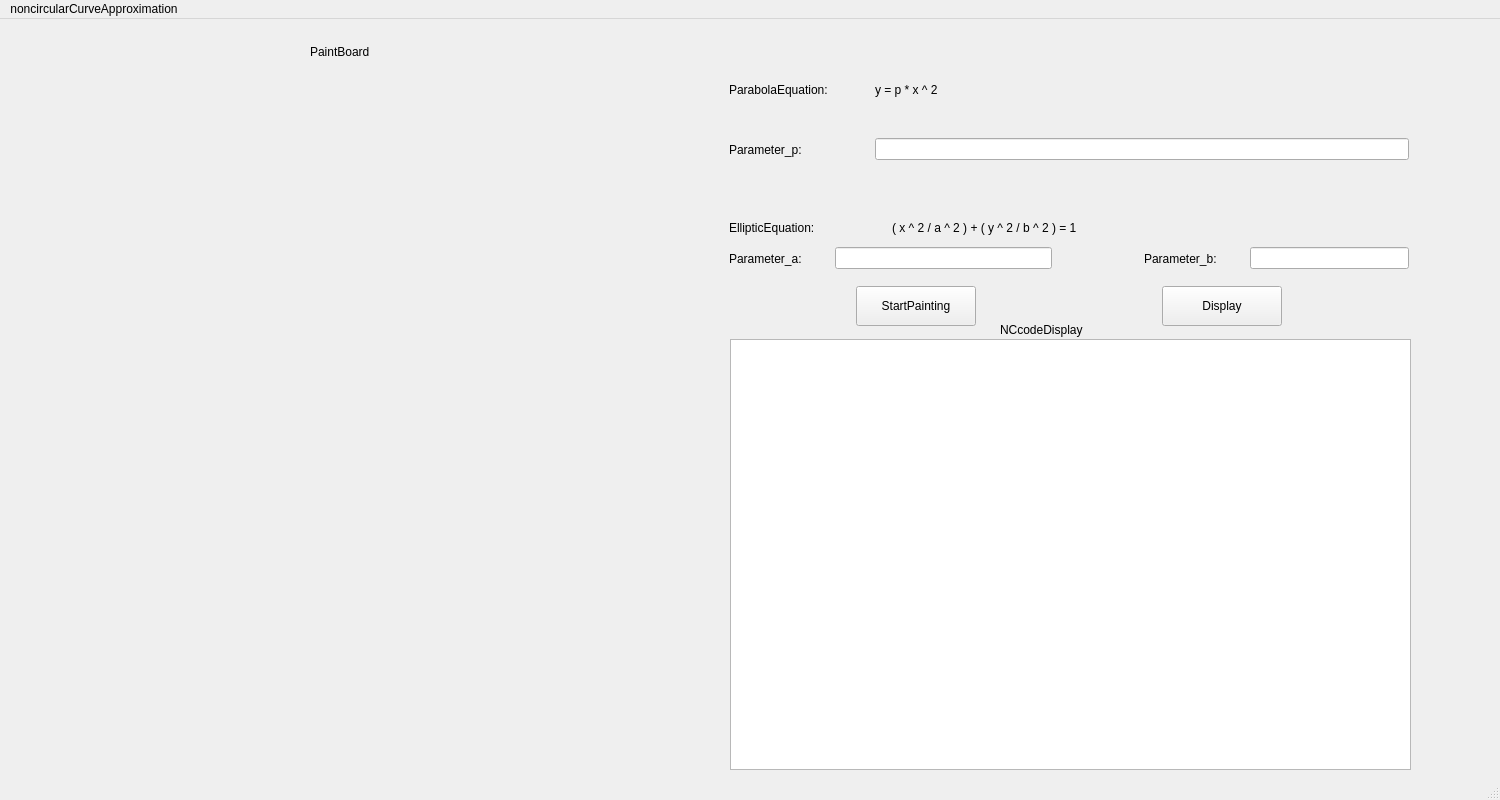
<?xml version="1.0" encoding="UTF-8"?>
<ui version="4.0">
 <class>MainWindow</class>
 <widget class="QMainWindow" name="MainWindow">
  <property name="geometry">
   <rect>
    <x>0</x>
    <y>0</y>
    <width>1500</width>
    <height>800</height>
   </rect>
  </property>
  <property name="minimumSize">
   <size>
    <width>1500</width>
    <height>800</height>
   </size>
  </property>
  <property name="maximumSize">
   <size>
    <width>1500</width>
    <height>800</height>
   </size>
  </property>
  <property name="windowTitle">
   <string>MainWindow</string>
  </property>
  <widget class="QWidget" name="centralwidget">
   <widget class="QLabel" name="label">
    <property name="geometry">
     <rect>
      <x>310</x>
      <y>20</y>
      <width>80</width>
      <height>25</height>
     </rect>
    </property>
    <property name="sizePolicy">
     <sizepolicy hsizetype="Fixed" vsizetype="Fixed">
      <horstretch>0</horstretch>
      <verstretch>0</verstretch>
     </sizepolicy>
    </property>
    <property name="text">
     <string>PaintBoard</string>
    </property>
   </widget>
   <widget class="QWidget" name="Board" native="true">
    <property name="geometry">
     <rect>
      <x>50</x>
      <y>50</y>
      <width>600</width>
      <height>600</height>
     </rect>
    </property>
    <property name="minimumSize">
     <size>
      <width>600</width>
      <height>600</height>
     </size>
    </property>
    <property name="maximumSize">
     <size>
      <width>600</width>
      <height>600</height>
     </size>
    </property>
   </widget>
   <widget class="QWidget" name="widget_4" native="true">
    <property name="geometry">
     <rect>
      <x>700</x>
      <y>20</y>
      <width>738</width>
      <height>287</height>
     </rect>
    </property>
    <layout class="QGridLayout" name="gridLayout_3">
     <item row="2" column="4">
      <spacer name="horizontalSpacer_7">
       <property name="orientation">
        <enum>Qt::Horizontal</enum>
       </property>
       <property name="sizeType">
        <enum>QSizePolicy::Fixed</enum>
       </property>
       <property name="sizeHint" stdset="0">
        <size>
         <width>150</width>
         <height>20</height>
        </size>
       </property>
      </spacer>
     </item>
     <item row="1" column="0" colspan="5">
      <widget class="QWidget" name="widget_3" native="true">
       <layout class="QGridLayout" name="gridLayout_2">
        <item row="2" column="4">
         <spacer name="horizontalSpacer_3">
          <property name="orientation">
           <enum>Qt::Horizontal</enum>
          </property>
          <property name="sizeType">
           <enum>QSizePolicy::Fixed</enum>
          </property>
          <property name="sizeHint" stdset="0">
           <size>
            <width>80</width>
            <height>20</height>
           </size>
          </property>
         </spacer>
        </item>
        <item row="0" column="0">
         <spacer name="horizontalSpacer_4">
          <property name="orientation">
           <enum>Qt::Horizontal</enum>
          </property>
          <property name="sizeType">
           <enum>QSizePolicy::Fixed</enum>
          </property>
          <property name="sizeHint" stdset="0">
           <size>
            <width>20</width>
            <height>20</height>
           </size>
          </property>
         </spacer>
        </item>
        <item row="2" column="2" colspan="2">
         <widget class="QLineEdit" name="lineEdit"/>
        </item>
        <item row="2" column="7">
         <spacer name="horizontalSpacer_5">
          <property name="orientation">
           <enum>Qt::Horizontal</enum>
          </property>
          <property name="sizeType">
           <enum>QSizePolicy::Fixed</enum>
          </property>
          <property name="sizeHint" stdset="0">
           <size>
            <width>20</width>
            <height>20</height>
           </size>
          </property>
         </spacer>
        </item>
        <item row="2" column="1">
         <widget class="QLabel" name="Parameter_a">
          <property name="sizePolicy">
           <sizepolicy hsizetype="Fixed" vsizetype="Fixed">
            <horstretch>0</horstretch>
            <verstretch>0</verstretch>
           </sizepolicy>
          </property>
          <property name="minimumSize">
           <size>
            <width>100</width>
            <height>25</height>
           </size>
          </property>
          <property name="maximumSize">
           <size>
            <width>100</width>
            <height>25</height>
           </size>
          </property>
          <property name="text">
           <string>Parameter_a:</string>
          </property>
         </widget>
        </item>
        <item row="2" column="6">
         <widget class="QLineEdit" name="Parameter_b"/>
        </item>
        <item row="2" column="5">
         <widget class="QLabel" name="label_5">
          <property name="sizePolicy">
           <sizepolicy hsizetype="Fixed" vsizetype="Fixed">
            <horstretch>0</horstretch>
            <verstretch>0</verstretch>
           </sizepolicy>
          </property>
          <property name="minimumSize">
           <size>
            <width>100</width>
            <height>25</height>
           </size>
          </property>
          <property name="maximumSize">
           <size>
            <width>100</width>
            <height>25</height>
           </size>
          </property>
          <property name="text">
           <string>Parameter_b:</string>
          </property>
         </widget>
        </item>
        <item row="0" column="1" colspan="2">
         <widget class="QLabel" name="label_2">
          <property name="minimumSize">
           <size>
            <width>120</width>
            <height>25</height>
           </size>
          </property>
          <property name="maximumSize">
           <size>
            <width>120</width>
            <height>25</height>
           </size>
          </property>
          <property name="text">
           <string>EllipticEquation:</string>
          </property>
         </widget>
        </item>
        <item row="0" column="3" colspan="4">
         <widget class="QLabel" name="label_3">
          <property name="sizePolicy">
           <sizepolicy hsizetype="Fixed" vsizetype="Fixed">
            <horstretch>3</horstretch>
            <verstretch>0</verstretch>
           </sizepolicy>
          </property>
          <property name="minimumSize">
           <size>
            <width>260</width>
            <height>25</height>
           </size>
          </property>
          <property name="maximumSize">
           <size>
            <width>260</width>
            <height>25</height>
           </size>
          </property>
          <property name="text">
           <string>( x ^ 2 / a ^ 2 ) + ( y ^ 2 / b ^ 2 ) = 1</string>
          </property>
         </widget>
        </item>
       </layout>
      </widget>
     </item>
     <item row="0" column="0" colspan="5">
      <widget class="QWidget" name="widget_2" native="true">
       <layout class="QGridLayout" name="gridLayout">
        <item row="0" column="0">
         <spacer name="horizontalSpacer">
          <property name="orientation">
           <enum>Qt::Horizontal</enum>
          </property>
          <property name="sizeType">
           <enum>QSizePolicy::Fixed</enum>
          </property>
          <property name="sizeHint" stdset="0">
           <size>
            <width>20</width>
            <height>20</height>
           </size>
          </property>
         </spacer>
        </item>
        <item row="0" column="1">
         <widget class="QLabel" name="label_6">
          <property name="minimumSize">
           <size>
            <width>140</width>
            <height>25</height>
           </size>
          </property>
          <property name="maximumSize">
           <size>
            <width>140</width>
            <height>25</height>
           </size>
          </property>
          <property name="text">
           <string>ParabolaEquation:</string>
          </property>
         </widget>
        </item>
        <item row="1" column="3">
         <widget class="QLineEdit" name="Parameter_p"/>
        </item>
        <item row="1" column="1">
         <widget class="QLabel" name="label_8">
          <property name="sizePolicy">
           <sizepolicy hsizetype="Preferred" vsizetype="Preferred">
            <horstretch>100</horstretch>
            <verstretch>25</verstretch>
           </sizepolicy>
          </property>
          <property name="minimumSize">
           <size>
            <width>100</width>
            <height>25</height>
           </size>
          </property>
          <property name="text">
           <string>Parameter_p:</string>
          </property>
         </widget>
        </item>
        <item row="0" column="3">
         <widget class="QLabel" name="label_7">
          <property name="minimumSize">
           <size>
            <width>100</width>
            <height>25</height>
           </size>
          </property>
          <property name="maximumSize">
           <size>
            <width>100</width>
            <height>25</height>
           </size>
          </property>
          <property name="text">
           <string>y = p * x ^ 2</string>
          </property>
         </widget>
        </item>
        <item row="0" column="4">
         <spacer name="horizontalSpacer_2">
          <property name="orientation">
           <enum>Qt::Horizontal</enum>
          </property>
          <property name="sizeType">
           <enum>QSizePolicy::Fixed</enum>
          </property>
          <property name="sizeHint" stdset="0">
           <size>
            <width>20</width>
            <height>20</height>
           </size>
          </property>
         </spacer>
        </item>
       </layout>
      </widget>
     </item>
     <item row="2" column="0">
      <spacer name="horizontalSpacer_6">
       <property name="orientation">
        <enum>Qt::Horizontal</enum>
       </property>
       <property name="sizeType">
        <enum>QSizePolicy::Fixed</enum>
       </property>
       <property name="sizeHint" stdset="0">
        <size>
         <width>150</width>
         <height>20</height>
        </size>
       </property>
      </spacer>
     </item>
     <item row="2" column="3">
      <widget class="QPushButton" name="Display">
       <property name="minimumSize">
        <size>
         <width>120</width>
         <height>40</height>
        </size>
       </property>
       <property name="maximumSize">
        <size>
         <width>120</width>
         <height>40</height>
        </size>
       </property>
       <property name="text">
        <string>Display</string>
       </property>
      </widget>
     </item>
     <item row="2" column="1">
      <widget class="QPushButton" name="startPaint">
       <property name="minimumSize">
        <size>
         <width>120</width>
         <height>40</height>
        </size>
       </property>
       <property name="maximumSize">
        <size>
         <width>120</width>
         <height>40</height>
        </size>
       </property>
       <property name="text">
        <string>StartPainting</string>
       </property>
      </widget>
     </item>
     <item row="2" column="2">
      <spacer name="horizontalSpacer_8">
       <property name="orientation">
        <enum>Qt::Horizontal</enum>
       </property>
       <property name="sizeHint" stdset="0">
        <size>
         <width>40</width>
         <height>20</height>
        </size>
       </property>
      </spacer>
     </item>
    </layout>
   </widget>
   <widget class="QLabel" name="label_4">
    <property name="geometry">
     <rect>
      <x>1000</x>
      <y>300</y>
      <width>111</width>
      <height>21</height>
     </rect>
    </property>
    <property name="text">
     <string>NCcodeDisplay</string>
    </property>
   </widget>
   <widget class="QTextEdit" name="NCDisplay">
    <property name="geometry">
     <rect>
      <x>730</x>
      <y>320</y>
      <width>681</width>
      <height>431</height>
     </rect>
    </property>
   </widget>
  </widget>
  <widget class="QMenuBar" name="menubar">
   <property name="geometry">
    <rect>
     <x>0</x>
     <y>0</y>
     <width>1500</width>
     <height>25</height>
    </rect>
   </property>
   <widget class="QMenu" name="menunoncircularCurveApproximation">
    <property name="title">
     <string>noncircularCurveApproximation</string>
    </property>
   </widget>
   <addaction name="menunoncircularCurveApproximation"/>
  </widget>
  <widget class="QStatusBar" name="statusbar"/>
 </widget>
 <resources/>
 <connections/>
</ui>
